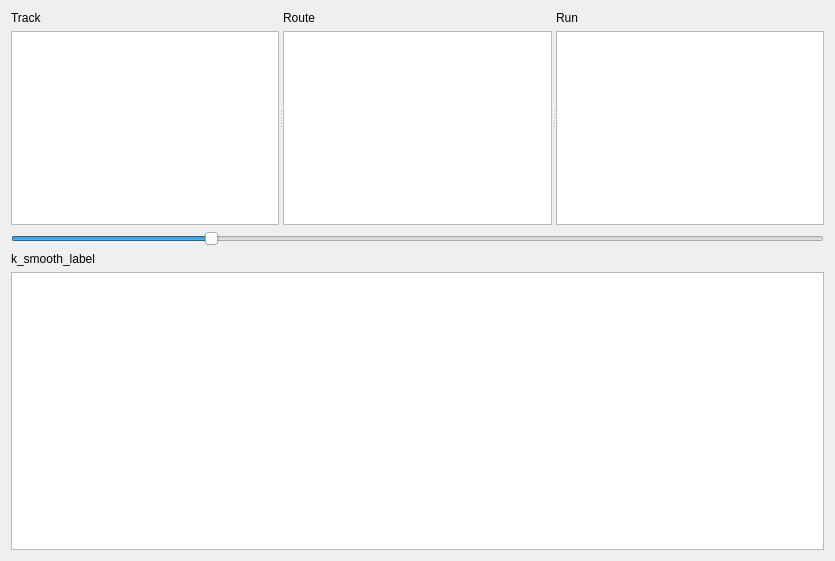
<?xml version="1.0" encoding="UTF-8"?>
<ui version="4.0">
 <class>RouteWindow</class>
 <widget class="QDialog" name="RouteWindow">
  <property name="windowModality">
   <enum>Qt::NonModal</enum>
  </property>
  <property name="geometry">
   <rect>
    <x>0</x>
    <y>0</y>
    <width>835</width>
    <height>561</height>
   </rect>
  </property>
  <property name="sizePolicy">
   <sizepolicy hsizetype="Preferred" vsizetype="Ignored">
    <horstretch>0</horstretch>
    <verstretch>0</verstretch>
   </sizepolicy>
  </property>
  <property name="windowTitle">
   <string>Dialog</string>
  </property>
  <layout class="QVBoxLayout" name="verticalLayout">
   <item>
    <widget class="QSplitter" name="splitter">
     <property name="sizePolicy">
      <sizepolicy hsizetype="Expanding" vsizetype="Preferred">
       <horstretch>0</horstretch>
       <verstretch>0</verstretch>
      </sizepolicy>
     </property>
     <property name="minimumSize">
      <size>
       <width>0</width>
       <height>214</height>
      </size>
     </property>
     <property name="orientation">
      <enum>Qt::Horizontal</enum>
     </property>
     <widget class="QWidget" name="layoutWidget">
      <layout class="QVBoxLayout" name="route_column">
       <item>
        <widget class="QLabel" name="track_label">
         <property name="text">
          <string>Track</string>
         </property>
        </widget>
       </item>
       <item>
        <widget class="QListWidget" name="track_list">
         <property name="sizePolicy">
          <sizepolicy hsizetype="Expanding" vsizetype="MinimumExpanding">
           <horstretch>0</horstretch>
           <verstretch>0</verstretch>
          </sizepolicy>
         </property>
         <property name="minimumSize">
          <size>
           <width>100</width>
           <height>100</height>
          </size>
         </property>
        </widget>
       </item>
      </layout>
     </widget>
     <widget class="QWidget" name="layoutWidget_2">
      <layout class="QVBoxLayout" name="track_column_4">
       <item>
        <widget class="QLabel" name="route_label">
         <property name="text">
          <string>Route</string>
         </property>
        </widget>
       </item>
       <item>
        <widget class="QListWidget" name="route_list">
         <property name="sizePolicy">
          <sizepolicy hsizetype="Expanding" vsizetype="MinimumExpanding">
           <horstretch>0</horstretch>
           <verstretch>0</verstretch>
          </sizepolicy>
         </property>
        </widget>
       </item>
      </layout>
     </widget>
     <widget class="QWidget" name="layoutWidget_3">
      <layout class="QVBoxLayout" name="run_column">
       <item>
        <widget class="QLabel" name="run_label">
         <property name="text">
          <string>Run</string>
         </property>
        </widget>
       </item>
       <item>
        <widget class="QTableWidget" name="run_list">
         <property name="sizePolicy">
          <sizepolicy hsizetype="Expanding" vsizetype="MinimumExpanding">
           <horstretch>0</horstretch>
           <verstretch>0</verstretch>
          </sizepolicy>
         </property>
         <property name="selectionMode">
          <enum>QAbstractItemView::ExtendedSelection</enum>
         </property>
        </widget>
       </item>
      </layout>
     </widget>
    </widget>
   </item>
   <item>
    <layout class="QHBoxLayout" name="horizontalLayout_2"/>
   </item>
   <item>
    <widget class="QSlider" name="k_smooth_slider">
     <property name="minimum">
      <number>1</number>
     </property>
     <property name="maximum">
      <number>100</number>
     </property>
     <property name="value">
      <number>25</number>
     </property>
     <property name="orientation">
      <enum>Qt::Horizontal</enum>
     </property>
    </widget>
   </item>
   <item>
    <widget class="QLabel" name="k_smooth_value_label">
     <property name="text">
      <string>k_smooth_label</string>
     </property>
    </widget>
   </item>
   <item>
    <layout class="QHBoxLayout" name="horizontalLayout"/>
   </item>
   <item>
    <widget class="QGraphicsView" name="graphicsView">
     <property name="sizePolicy">
      <sizepolicy hsizetype="Expanding" vsizetype="Expanding">
       <horstretch>0</horstretch>
       <verstretch>0</verstretch>
      </sizepolicy>
     </property>
     <property name="maximumSize">
      <size>
       <width>16777215</width>
       <height>1677777</height>
      </size>
     </property>
    </widget>
   </item>
  </layout>
 </widget>
 <tabstops>
  <tabstop>graphicsView</tabstop>
 </tabstops>
 <resources/>
 <connections/>
</ui>
